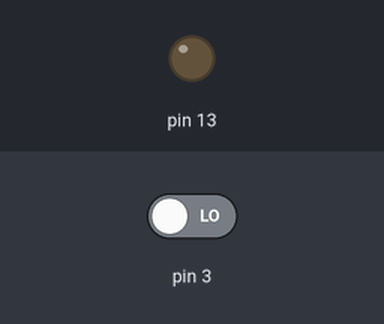
Bench run of a sketch on a simulated Arduino Uno, built with avr-gcc and run on an emulated ATmega328P. On the bench: output pins drawn as LEDs (lit = HIGH). Inputs (shaded band) come from the test bench; at power-on: pin 3 LOW.

Above: at 1.2 s.
1.3 s: pin 3 driven HIGH
At 2.5 s:
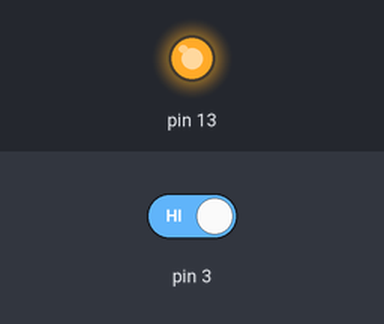
2.8 s: pin 3 driven LOW
At 3.8 s:
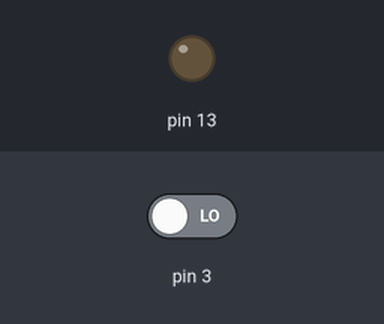
Timing chart, 0 to 5.8 s (numbered marks = the images above; inputs shaded):
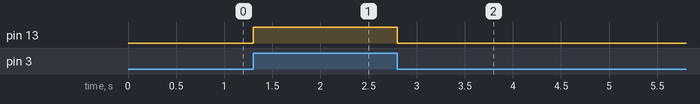

The sketch:

arduino_register.ino
```cpp
void setup() {

  Serial.begin(9600);
  //pinMode(13,OUTPUT);

  DDRB |= (0x01 << 5);

//  DDRD &= ~(0x01 << 3);


  // ---------------------------------------
  //attachInterrupt(1, myISR, CHANGE);

  DDRD &= ~(0x01 <<3); // PORTD.3 : Input Mode
  EICRA = 0x04; // exit 1
  EIMSK = 0x02;
}

void loop() {

//  unsigned char in_value = PIND;
//  int invalue = digitalRead(3);
//  if(invalue == 1)
//  {
//    PORTB |= (0x01 << 5);
//  }
//  else
//  {
//    PORTB &= ~(0x01 << 5);
//  }

//  unsigned char in_value = PIND;
//  if(in_value & (0x01 << 3))
//  {
//    PORTB |= (0x01 << 5);
//  }
//  else
//  {
//    PORTB &= ~(0x01 << 5);
//  }
//  delay(10);

  //digitalWrite(13,HIGH);
  //PORTB |= (0x01 << 5);
  //delay(1000);
  //digitalWrite(13,LOW);
  //PORTB &= ~(0x01 << 5);
  //delay(1000);
//    unsigned char in_value = PIND;
//    int invalue = digital_read(3);
//    if(invalue == 1)
//    {
//      PORTB |= (0x01 << 5);
//    }
//    else
//    {
//      PORTB &= ~(0x01 << 5);
//    }
}

int digital_read(int pin_num)
{
  int pin_value = 0;
  unsigned char in_value = 0;

  if(pin_num < 8)
  {
    DDRD &= ~(0x01 << pin_num);
    in_value = PIND;
    if(in_value & (0x01 << pin_num))
    {
      pin_value = 1;
    }
    else
    {
      pin_value = 0;
    }
  }
  else if (pin_num >= 8 && pin_num <= 13)
  {
    DDRB &= ~(0x01 << pin_num);
    in_value = PINB;
    if(in_value & (0x01 << pin_num))
    {
      pin_value = 1;
    }
    else
    {
      pin_value = 0;
    }
  }

  return pin_value;
}

void myISR()
{
//  int in_value = digitalRead(3);
//
//  if(in_value == 1)
//  {
//    PORTB |= (0x01 << 5);
//  }
//  else
//  {
//    PORTB &= ~(0x01 << 5);
//  }
}

SIGNAL(INT1_vect)
  {
    int in_value = digitalRead(3);

    if(in_value == 1)
    {
      PORTB |= (0x01 << 5);
    }
    else
    {
      PORTB &= ~(0x01 << 5);
    }
  }
```

Measured:
- after the input at 1.3 s, pin 13: LOW → HIGH at once
- after the input at 2.8 s, pin 13: HIGH → LOW at once
